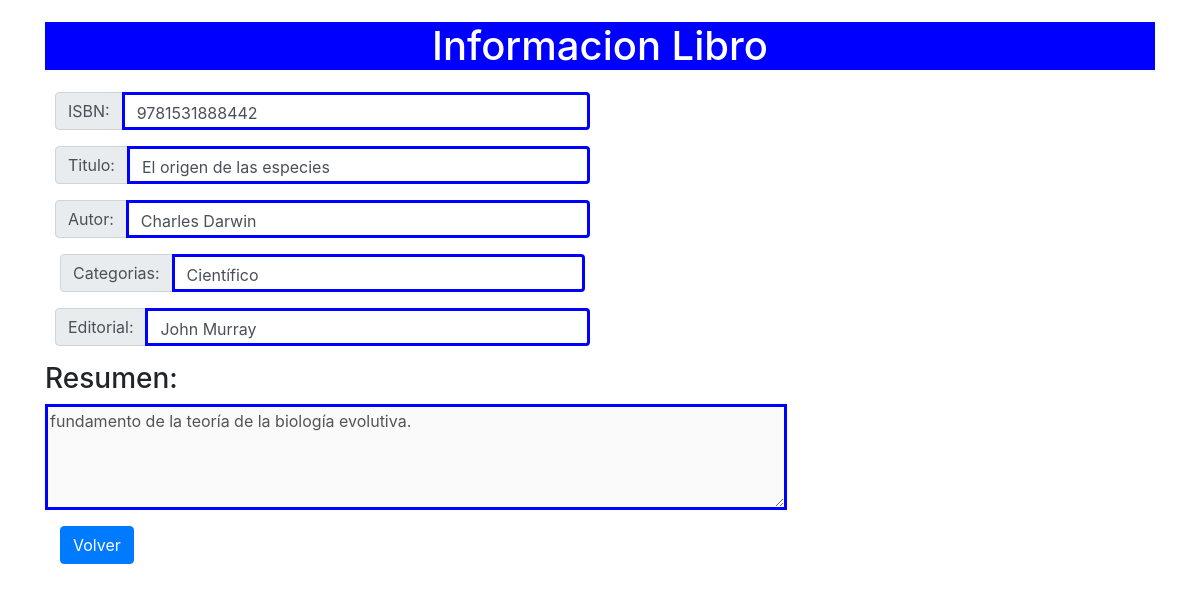
The page /infoLibro.php?id=3 on the database its author committed.
### tables this page shows
CREATE TABLE `libros` (
  `ID` int(10) NOT NULL,
  `ISBN` varchar(13) NOT NULL,
  `titulo` varchar(100) NOT NULL,
  `autor` varchar(100) NOT NULL,
  `categoria` varchar(2) DEFAULT NULL,
  `editorial` varchar(50) NOT NULL,
  `resumen` text
);

CREATE TABLE `categoria` (
  `idCat` varchar(2) NOT NULL,
  `descripcion` varchar(60) DEFAULT NULL
);

### infoLibro.php (the view, shortened to what this page needs)
<?php
$id = $_GET["id"];
require 'conexion.php';
$stmt = $conn->prepare("SELECT ID, ISBN, titulo, autor, categoria, editorial, resumen FROM libros where ID=?");
$stmt->bind_param("i", $id);
$stmt->execute();
$fila = $stmt->get_result()->fetch_assoc();
if ($fila) {
?>
    <!DOCTYPE html>
    <html lang="en">
    <head>
        <link rel="stylesheet" href="https://maxcdn.bootstrapcdn.com/bootstrap/4.5.2/css/bootstrap.min.css">
        <link rel="stylesheet" href="estilos.css">
    </head>
    <body>
        <div class="container">
            <div class="titulo">
                <h1> Informacion Libro </h1>
            </div>
            <form action="listadoLibros.php" method="POST">
                <div class="col-sm-6">
                    <div class="form-row">
                        <div class="input-group mb-3">
                            <div class="input-group-prepend">
                                <span class="input-group-text" id="inputGroup-sizing-default">ISBN:</span>
                            </div>
                            <label class="form-control" aria-label="Default" aria-describedby="inputGroup-sizing-default" style="border:solid blue"><?php echo $fila["ISBN"]; ?></label>
                        </div>
                    </div>
                </div>
                <div class="col-sm-6">
                    <div class="form-row">
                        <div class="input-group mb-3">
                            <div class="input-group-prepend">
                                <span class="input-group-text" id="inputGroup-sizing-default">Titulo:</span>
                            </div>
                            <label class="form-control" aria-label="Default" aria-describedby="inputGroup-sizing-default" style="border:solid blue"><?php echo $fila["titulo"]; ?></label>
                        </div>
                    </div>
                </div>
                <div class="col-sm-6">
                    <div class="form-row">
                        <div class="input-group mb-3">
                            <div class="input-group-prepend">
                                <span class="input-group-text" id="inputGroup-sizing-default">Autor:</span>
                            </div>
                            <label class="form-control" aria-label="Default" aria-describedby="inputGroup-sizing-default" style="border:solid blue"><?php echo $fila["autor"]; ?></label>
                        </div>
                    </div>
                </div>
                <div class="col-sm-6">
                    <div class="input-group mb-3">
                        <div class="input-group-prepend">
                            <span class="input-group-text" id="inputGroup-sizing-default">Categorias: </span>
                        </div>
                        <?php
                        require 'conexion.php';
                        $stmt = $conn->prepare("SELECT descripcion FROM categoria where idCat=?");
                        $stmt->bind_param("s", $fila["categoria"]);
                        $stmt->execute();
                        $filaa = $stmt->get_result()->fetch_assoc();
                        ?>
                        <label class="form-control" aria-label="Default" aria-describedby="inputGroup-sizing-default" style="border:solid blue"><?php echo $filaa["descripcion"];  ?></label>
                    </div>
                </div>
                <div class="col-sm-6">
                    <div class="form-row">
                        <div class="input-group mb-3">
                            <div class="input-group-prepend">
                                <span class="input-group-text" id="inputGroup-sizing-default">Editorial:</span>
                            </div>
                            <label class="form-control" aria-label="Default" aria-describedby="inputGroup-sizing-default" style="border:solid blue"><?php echo $fila["editorial"];  ?></label>
                        </div>
                    </div>
                </div>
                <h3>Resumen: </h3>
                <div class="input-group mb-3">
                    <textarea id="resumen" name="resumen" rows="4" cols="70" style="border:solid blue" disabled><?php echo $fila["resumen"]; ?></textarea>
                </div>
                <form class="form-inline" action="listadoLibros.php">
                    <div class="col-sm-4">
                        <div class="input-group mb-3">
                            <input type="submit" value="Volver" id="enviar" type="button" class="btn btn-primary">
                        </div>
                    </div>
                </form>
        </div>
    </body>
    </html>
<?php
} else {
    echo "error en la base de datos";
}
?>

### estilos.css (style rules this page uses)
.titulo { text-align: center; background-color: blue; margin-top: 2%; margin-bottom: 2%; color: rgb(255, 255, 255); }

### rows shown on the page
libros: ISBN "9781531888442", titulo "El origen de las especies", autor "Charles Darwin", editorial "John Murray", resumen "fundamento de la teoría de la biología evolutiva."
categoria: descripcion "Científico"
